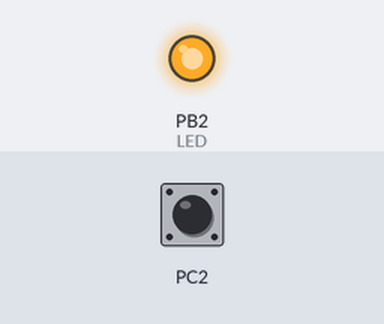
This program was run on a simulated ATmega328P, built with avr-gcc and emulated at 16 MHz. Parts: output pins drawn as LEDs (lit = HIGH). Inputs (shaded band) come from the test bench; at power-on: PC2 HIGH.

Above: at 1.2 s.
1.3 s: PC2 pulled LOW for 0.15 s
At 2.0 s:
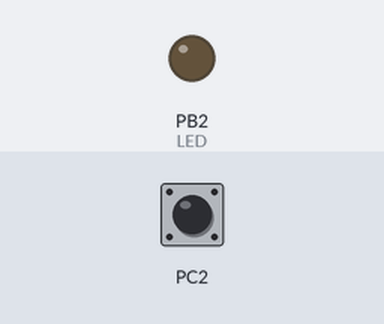
4.0 s: PC2 pulled LOW for 3.2 s
At 8.2 s:
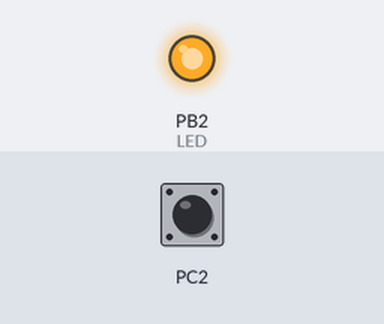
Timing chart, 0 to 9.7 s (numbered marks = the images above; inputs shaded):
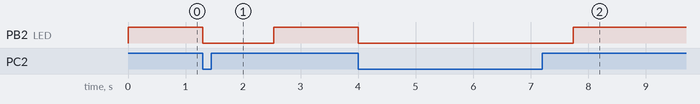

Measured:
- after the input at 1.3 s, PB2 (LED): HIGH → LOW at once, → HIGH 1.2 s later
- after the input at 4.0 s, PB2 (LED): HIGH → LOW at once, → HIGH 3.7 s later

The program:

da2c_t1_part2.c
```c
/*
 * da2c_t1_part2.c
 *
 * Created: 3/23/2019 5:39:25 PM
 *  Author: John Patrick
 */

#define F_CPU 16000000UL
#include <avr/io.h>

int main(void)
{
	uint8_t ovfcount = 0; //initialize overflow count
	DDRB |= (1 << 2); //set PB2 as output
	PORTB |= (1 << 2); //turn LED off
	DDRC &= (0 << 2); //set PC2 as input
	PORTC |= (1 << 2); //enable pull up
	TCCR0B |= (1 << CS02) | (1 << CS00); //enable 1024 prescaler


	while(1) {
		if (!(PINC & 0x04)) {
			PORTB &= (0 << 2); //turn LED on
			TCNT0 = 2; //set timer to count 2
			while (ovfcount != 77) {
				if (TIFR0 & (1<<TOV0)) {
					TCNT0 = 2; //reset timer to count 2
					TIFR0 |= (1<<TOV0); //clear overflow flag
					ovfcount++;
				}
			}
			ovfcount = 0;	//reset overflow count
			TIFR0 |= (1 << TOV0); //clear overflow flag
		}
		PORTB |= (1 << 2);	//turn LED off
	}
}
```
